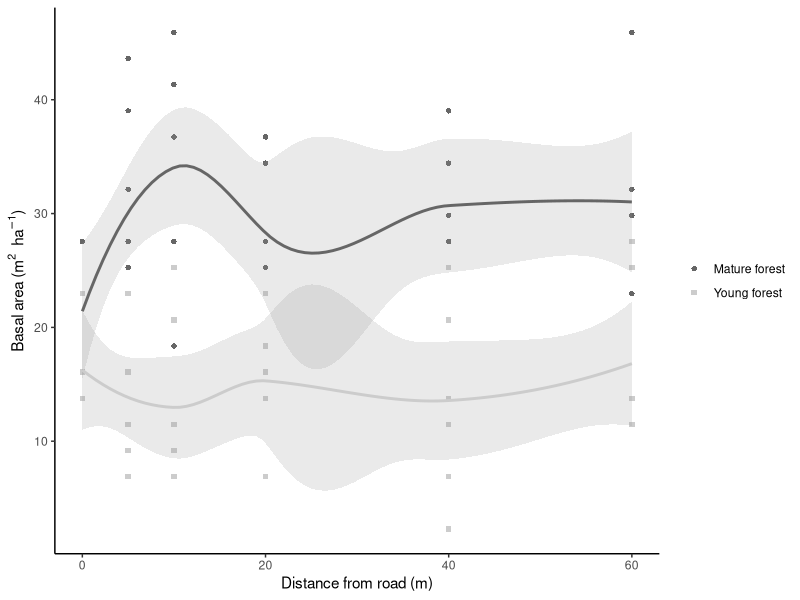
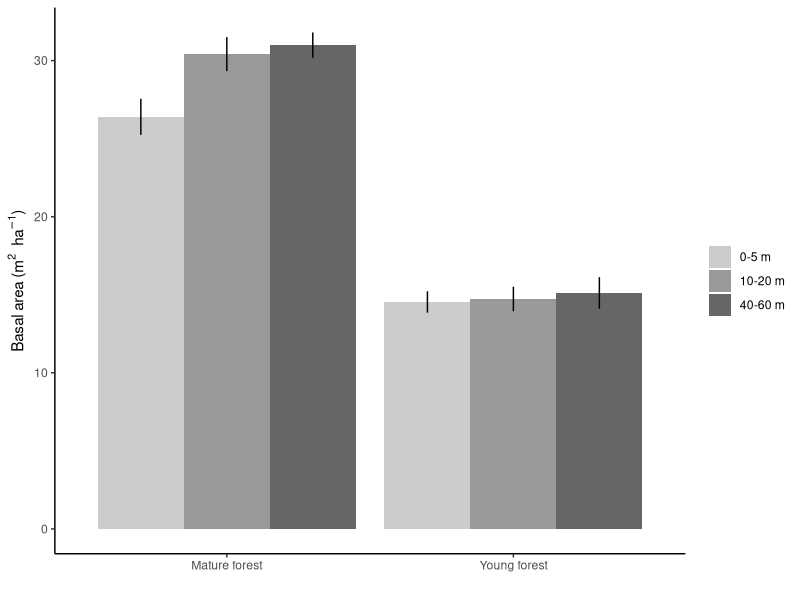
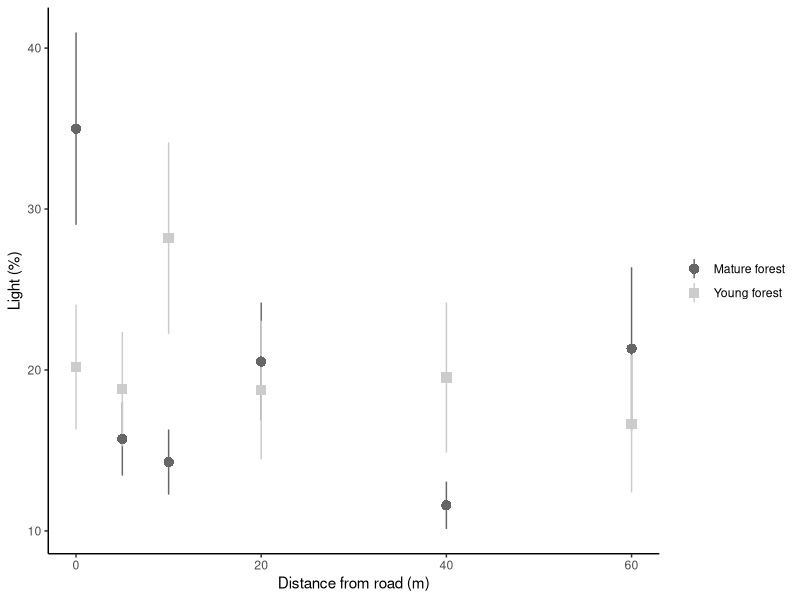
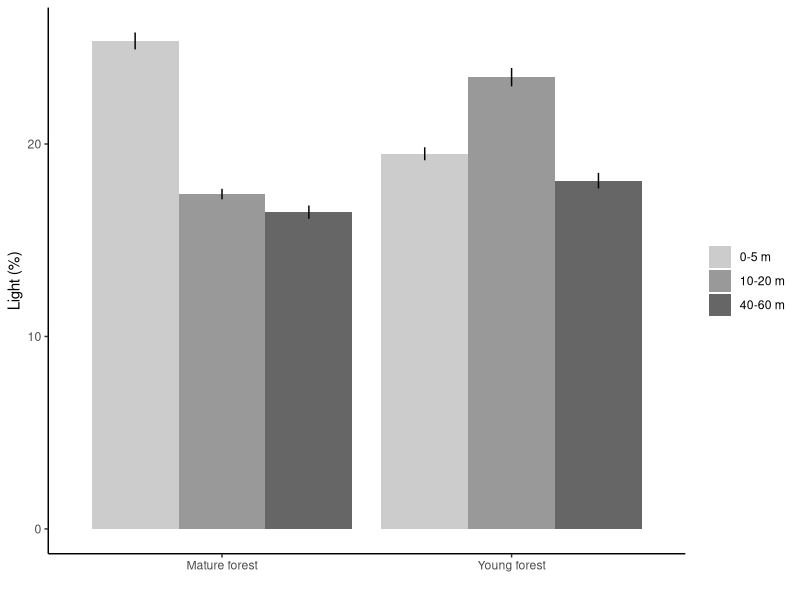
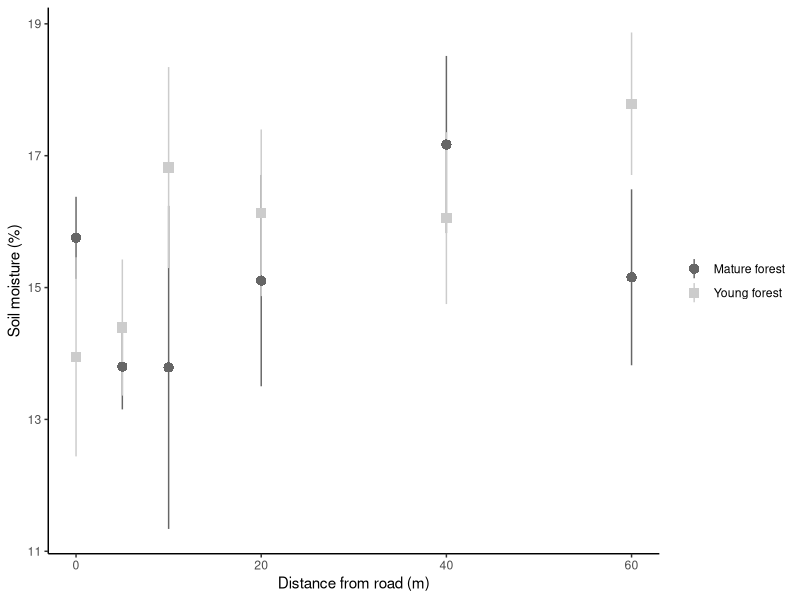
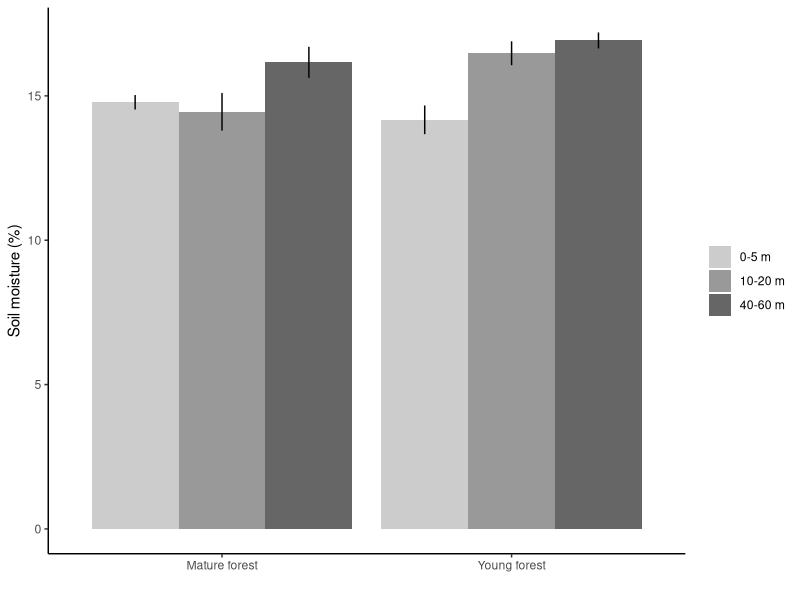
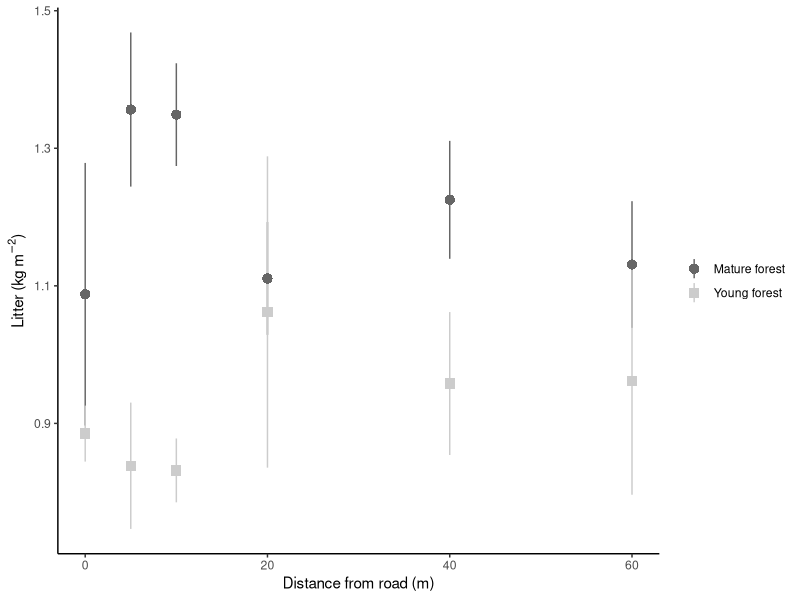
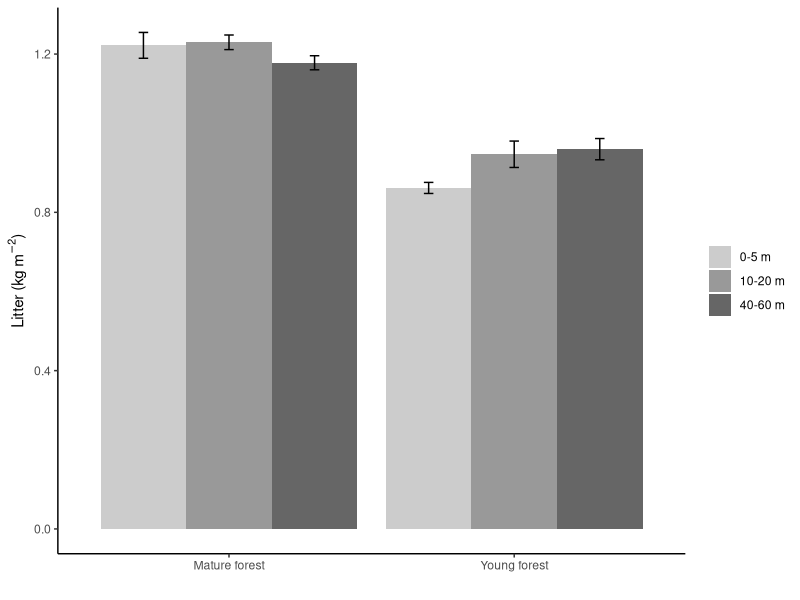

These charts were generated, in order, by the following R code:
## ---- chunk 1

knitr::opts_chunk$set(fig.width = 7, fig.height = 3.5)
knitr::opts_chunk$set(dpi = 600)
knitr::opts_chunk$set(echo = F)
knitr::opts_chunk$set(warning = F)
knitr::opts_chunk$set(message = F)
knitr::opts_chunk$set(fig.asp = .5)
# knitr::opts_chunk$set(eval = F)

# options(na.action = "na.fail")# global model setting for using multimodel inference 'dredge' function

## ---- chunk 2
# library(lme4); library(car); library(sciplot); library(lmerTest); 
# library(MuMIn)
library(plyr); library(dplyr); library(tidyr); library(readr)
library(ggplot2)
library(knitr)

fill_manual <- scale_fill_manual(values = c("grey80", "grey60", "grey40"))
color_manual <- scale_color_manual(values = c("grey40", "grey80"))
## ---- chunk 3
seedling_data <- read_csv("data/seedling_growth_survival_data.csv")
germination_data <- read_csv("data/germination_data.csv")
forest_data <- read_csv("data/forest_trees.csv")
light_data <- read_csv("data/light2005_data.csv")
litter_data <- read_csv("data/litter.csv")
soil_moisture_data <- read_csv("data/soil_moisture2005_data.csv")
## ---- chunk 4

sites <- data_frame(unique(seedling_data$site_code), unique(seedling_data$site_name))
names(sites) <- c("site_code","site_name")

library(stringr)
germination_data <- rename(germination_data, site_code = site)
# sort(unique(germination_data$site_code))
germination_data$site_code <- germination_data$site_code %>%
  str_sub(., 1,3) %>% 
  str_replace_all(c("Cic"="CH","Dub"="DB","Duc"="DU","Dug"="DG","For"="FR","Gri"="GR","Hdq"="HQ","Lil"="LD","Par"="PR","SR4"="SR","Yel"="TC"))

forest_data <- rename(forest_data, site_code = site)
# unique(forest_data$site_code)
forest_data$site_code <- forest_data$site_code %>% 
  str_replace_all(c("DUCK"="DU","DUB"="DB","DUG"="DG", "SR45"="SR"))

light_data <- rename(light_data, site_code = site)
# unique(light_data$site_code)
light_data$site_code <- light_data$site_code %>% 
  str_replace_all(c("DUCK"="DU","DUB"="DB","DUG"="DG", "SR45"="SR"))

litter_data <- rename(litter_data, site_code = site)
# unique(litter_data$site_code)
litter_data$site_code <- litter_data$site_code %>% 
  str_replace_all(c("DUCK"="DU","DUB"="DB","DUG"="DG", "SR45"="SR"))

soil_moisture_data <- rename(soil_moisture_data, site_code = site)
# unique(soil_moisture_data$site_code)
soil_moisture_data$site_code <- soil_moisture_data$site_code %>% 
  str_replace_all(c("Duck"="DU","DUB"="DB","DUG"="DG", "SR45"="SR","Griffy"="GR","YW"="TC"))


# summary(seedling_data)
# unique(seedling_data$species)
seedling_data <- filter(seedling_data, is.na(species)=="FALSE")
# filter(seedling_data, rgr_ht<0)
seedling_data <- seedling_data %>% 
  rename(age = forest_age) %>%
  mutate(habitat_type = if_else(distance<10,0,ifelse(distance>20, 2, 1)),
         # age = if_else(age=="young", "Young forest", "Mature forest"),
         rgr_ht_days = (log(final_ht06)) - log((initial_ht))/822)
## This calculates relative growth rate per day
## There are 97 negative values in this growth rate. Values are sometimes very inconsistent from the spring 2006 measurement to the final measurement
seedling_data$common_name <- "NA"
seedling_data$common_name[seedling_data$species=="D"] <- "Dogwood"
seedling_data$common_name[seedling_data$species=="A"] <- "Autumn olive"
seedling_data$common_name[seedling_data$species=="H"] <- "Honeysuckle"
seedling_data$common_name[seedling_data$species=="P"] <- "Privet"
seedling_data$common_name[seedling_data$species=="R"] <- "Redbud"
seedling_data$common_name[seedling_data$species=="S"] <- "Spicebush"

seedling_data$common_name <- factor(
  seedling_data$common_name, levels = c("Autumn olive","Honeysuckle","Privet","Dogwood","Redbud","Spicebush"))

seedling_data$status[seedling_data$status=="n"] <- "Native"
seedling_data$status[seedling_data$status=="e"] <- "Non-native"

seedling_data$status <- factor(seedling_data$status, levels = c("Native","Non-native"))

# summary(germination_data)
# unique(germination_data$species)
# filter(germination_data, is.na(seeds_germinated))$comments
germination_data$common_name <- "NA"
germination_data$sci_name = "NA"
germination_data <- germination_data %>% 
  mutate(pct_germinated = 100*(seeds_germinated/seeds_present),
         status = native_exotic,
         habitat_type = if_else(distance<10,0,ifelse(distance>20, 2, 1)))
## ---- chunk 5

# summary(forest_data)
forest_data <- forest_data %>% 
  rename(distance = dist) %>% 
  mutate(basal_area_m2_ha = trees_in*10*(.0929/.404686))

# unique(forest_data$species)
# filter(forest_data, is.na(species))
forest_distance_data <- forest_data %>% 
  group_by(site_code, age, distance) %>% 
  summarise(
    tree_richness = n_distinct(species),
    avg_dbh = mean(dbh_cm, na.rm = T),
    se_dbh = sd(dbh_cm, na.rm = T)/sqrt( (6 - length(dbh_cm)) ),#6 NA values in DBH
    total_dbh = sum(dbh_cm, na.rm = T),
    avg_basal_area = mean(basal_area_m2_ha, na.rm = T)
  ) %>% 
  ungroup(.)
# 
forest_habitat_data <- forest_data %>%
  mutate(habitat_type = if_else(distance<10,0,ifelse(distance>20, 2, 1))) %>% 
  group_by(site_code, age, habitat_type) %>%
  summarise(
    richness = n_distinct(species),
    avg_dbh = mean(dbh_cm, na.rm = T),
    se_dbh = sd(dbh_cm, na.rm = T)/sqrt(length(dbh_cm)),#6 NA values in DBH
    total_dbh = sum(dbh_cm, na.rm = T),
    avg_basal_area = mean(basal_area_m2_ha, na.rm = T)
  ) %>%
  ungroup(.)

# summary(light_data)
light_distance_data <- light_data %>% 
  group_by(site_code, age, distance) %>% 
  summarise(avg_ppfd = mean(ppfd),
            avg_pct_light = mean(pct_light)) %>% 
  ungroup(.)
light_habitat_data <- light_data %>%
  mutate(habitat_type = if_else(distance<10,0,ifelse(distance>20, 2, 1))) %>% 
  group_by(site_code, age, habitat_type) %>%
  summarise(avg_ppfd = mean(ppfd),
            avg_pct_light = mean(pct_light),
            se_pct_light = sd(pct_light)/sqrt(length(pct_light))) %>%
  ungroup(.)


# summary(litter_data)
litter_data <- litter_data %>% 
  rename(distance = dist) %>% 
  mutate(litter_kg_m2 = litter*(.001/.0625))
# .25*.25 = .0625 m^2
# 1 g = .001 kg
litter_habitat_data <- litter_data %>%
  mutate(habitat_type = if_else(distance<10,0,ifelse(distance>20, 2, 1))) %>% group_by(site_code, age, habitat_type) %>%
  summarise(avg_litter_kg_m2 = mean(litter_kg_m2),
            se_litter_kg_m2 = sd(litter_kg_m2)/sqrt(length(litter_kg_m2)))

# summary(soil_moisture_data)
soil_moisture_habitat_data <- soil_moisture_data %>%
  mutate(habitat_type = if_else(distance<10,0,ifelse(distance>20, 2, 1))) %>%
  group_by(site_code, age, habitat_type) %>%
  summarise(avg_soil_moisture = mean(pct_moisture),
            se_soil_moisture = sd(pct_moisture)/sqrt(length(pct_moisture)))

## ---- chunk 6

seedling_data <- seedling_data %>% 
  mutate(age = ifelse(age=="young", "Y","M"),
         stem_leaf_ratio = stem_biomass/leaf_biomass) %>%
  left_join(., forest_distance_data) %>% 
  left_join(., light_distance_data) %>% 
  left_join(., litter_data) %>% 
  left_join(., soil_moisture_data) %>% 
  mutate(age = ifelse(age=="Y","Young forest","Mature forest"))

## ---- chunk 7

## This site-grouped data should be used for fitting mixed-effects models
## using site_code as a random effect.
site_grouped_data <- seedling_data %>%
  group_by(site_code, age, distance, common_name, status) %>% 
  summarise(avg_biomass = mean(tot_biomass, na.rm = T),
            # n_obs = length(tot_biomass),
            se_biomass = sd(tot_biomass, na.rm = T)/sqrt(length(tot_biomass)),
            avg_diameter = mean(diameter06, na.rm = T),
            se_diameter = sd(diameter06, na.rm = T)/sqrt(length(diameter06)),
            avg_rgr_ht = mean(rgr_ht_days, na.rm = T),
            se_rgr_ht = sd(rgr_ht_days, na.rm = T)/sqrt(length(rgr_ht_days)),
            avg_height = mean(final_ht06, na.rm = T),
            se_height = sd(final_ht06, na.rm = T)/sqrt(length(final_ht06)),
            avg_num_leaves = mean(num_leaves, na.rm = T),
            se_num_leaves = sd(num_leaves)/sqrt(length(num_leaves)),
            tree_richness = mean(tree_richness),
            avg_dbh = mean(avg_dbh),
            se_dbh = mean(se_dbh),
            total_dbh = mean(total_dbh),
            avg_basal_area = mean(avg_basal_area),
            avg_ppfd = mean(avg_ppfd),
            avg_pct_light = mean(avg_pct_light),
            litter_kg_m2 = mean(litter_kg_m2),
            pct_moisture = mean(pct_moisture)) %>% 
  ungroup(.)

## ---- chunk 8

distance_grouped_data <- seedling_data %>%
  # rename(age = forest_age) %>%
  group_by(age, distance, common_name, status) %>% 
  summarise(avg_biomass = mean(tot_biomass, na.rm = T),
            # n_obs = length(tot_biomass),
            se_biomass = sd(tot_biomass, na.rm = T)/sqrt(length(tot_biomass)),
            avg_diameter = mean(diameter06, na.rm = T),
            se_diameter = sd(diameter06, na.rm = T)/sqrt(length(diameter06)),
            avg_rgr_ht = mean(rgr_ht_days, na.rm = T),
            se_rgr_ht = sd(rgr_ht_days, na.rm = T)/sqrt(length(rgr_ht_days)),
            avg_height = mean(final_ht06, na.rm = T),
            se_height = sd(final_ht06, na.rm = T)/sqrt(length(final_ht06)),
            avg_num_leaves = mean(num_leaves, na.rm = T),
            se_num_leaves = sd(num_leaves)/sqrt(length(num_leaves)),
            tree_richness = mean(tree_richness),
            avg_dbh = mean(avg_dbh),
            se_dbh = mean(se_dbh),
            total_dbh = mean(total_dbh),
            avg_basal_area = mean(avg_basal_area),
            avg_ppfd = mean(avg_ppfd),
            avg_pct_light = mean(avg_pct_light),
            litter_kg_m2 = mean(litter_kg_m2),
            pct_moisture = mean(pct_moisture)) %>% 
  ungroup(.)

## ---- chunk 9

habitat_grouped_data <- seedling_data %>% 
  group_by(age, habitat_type, common_name, status) %>% 
  summarise(avg_biomass = mean(tot_biomass, na.rm = T),
            # n_obs = length(tot_biomass),
            se_biomass = sd(tot_biomass, na.rm = T)/sqrt(length(tot_biomass)),
            avg_diameter = mean(diameter06, na.rm = T),
            se_diameter = sd(diameter06, na.rm = T)/sqrt(length(diameter06)),
            avg_rgr_ht = mean(rgr_ht_days, na.rm = T),
            se_rgr_ht = sd(rgr_ht_days, na.rm = T)/sqrt(length(rgr_ht_days)),
            avg_height = mean(final_ht06, na.rm = T),
            se_height = sd(final_ht06, na.rm = T)/sqrt(length(final_ht06)),
            avg_num_leaves = mean(num_leaves, na.rm = T),
            se_num_leaves = sd(num_leaves)/sqrt(length(num_leaves)),
            tree_richness = mean(tree_richness),
            avg_dbh = mean(avg_dbh),
            se_dbh = mean(se_dbh),
            total_dbh = mean(total_dbh),
            avg_basal_area = mean(avg_basal_area),
            avg_ppfd = mean(avg_ppfd),
            avg_pct_light = mean(avg_pct_light),
            litter_kg_m2 = mean(litter_kg_m2),
            pct_moisture = mean(pct_moisture)) %>% 
  ungroup(.)

habitat_grouped_data$f_habitat <- factor(habitat_grouped_data$habitat_type, levels = c("0","1","2"), labels = c("0-5 m","10-20 m","40-60 m"))

# summary(habitat_grouped_data)
## ---- chunk 10

germination_data <- germination_data %>%
  rename(age = forest_age) %>% 
  left_join(., forest_distance_data) %>% 
  left_join(., light_distance_data) %>% 
  left_join(., litter_data) %>% 
  left_join(., soil_moisture_data)

# xtabs(~ species + native_exotic, germination_data)

## ---- chunk 11
germination_data$common_name[germination_data$species=="D"] <- "Dogwood"
germination_data$common_name[germination_data$species=="A"] <- "Autumn olive"
germination_data$common_name[germination_data$species=="H"] <- "Honeysuckle"
germination_data$common_name[germination_data$species=="P"] <- "Privet"
germination_data$common_name[germination_data$species=="R"] <- "Redbud"
germination_data$common_name[germination_data$species=="S"] <- "Spicebush"

germination_data$sci_name[germination_data$species=="A"] <- "Elaeagnus umbellata"
germination_data$sci_name[germination_data$species=="H"] <- "Lonicera maackii"
germination_data$sci_name[germination_data$species=="P"] <- "Ligustrum obtusifolium"
germination_data$sci_name[germination_data$species=="D"] <- "Cornus florida"
germination_data$sci_name[germination_data$species=="R"] <- "Cercis canadensis"
germination_data$sci_name[germination_data$species=="S"] <- "Lindera benzoin"

germination_data$status[germination_data$status=="N"] <- "Native"
germination_data$status[germination_data$status=="E"] <- "Non-native"

species_table <- germination_data %>% 
  filter(site_code=="BB", distance==0) %>%
  select(species, status, common_name, sci_name)
  
# kable(species_table %>% 
#         mutate(Species = paste(common_name, " ", "(", sci_name, ")", sep="")) %>% 
#         select(Species, Status = status) %>%
#         arrange(Status)
#       )
## ---- chunk 12

forest_data$age[forest_data$age=="M"] <- "Mature forest"
forest_data$age[forest_data$age=="Y"] <- "Young forest"
# levels(forest_data$age) <- c("Mature","Young")
forest_data <- forest_data %>% 
  mutate(habitat_type = if_else(distance<10,0,ifelse(distance>20, 2, 1)),
         f_habitat = factor(habitat_type, levels = c("0","1","2"), labels = c("0-5 m","10-20 m","40-60 m")))

#  Basal area calculation: "trees_in"*10 = basal area (ft^2 acre^-1)
#  Conversion to m^2 ha^-1: 1 acre = .404686 hectares; 1 ft^2 = .0929 m^2
# forest_data <- forest_data %>%
#   mutate(basal_area_m2_ha = trees_in*10*(.0929/.404686))



## DBH plot
# ggplot(forest_data, aes(distance, dbh_cm, shape = age, color = age)) +
#   scale_shape_manual(values = c(16,15)) +
#   stat_summary(fun.data = "mean_se", geom = "pointrange", size = .7) +
#   color_manual +
#   theme_classic() +
#   theme(legend.title = element_blank()) +
#   xlab("Distance from road (m)") +
#   ylab("DBH (cm)")

## Basal area plot
ggplot(forest_data, aes(distance, basal_area_m2_ha, shape = age, color = age)) +
  scale_shape_manual(values = c(16,15)) +
  geom_point() +
  geom_smooth(se = T, show.legend = F, alpha = .2) +
  # stat_summary(fun.data = "mean_se", geom = "pointrange", size = .7) +
  # geom_dotplot(binwidth = .5)
  color_manual +
  theme_classic() +
  theme(legend.title = element_blank()) +
  xlab("Distance from road (m)") +
  ylab(expression(paste("Basal area (", {m}^2, "  ", {ha}^-1, ")")))



## Summarise mean and SE into new dataframe
avg_forest_data <- forest_data %>%
  group_by(age, f_habitat) %>% 
  summarise(
    richness = n_distinct(species),
    avg_dbh = mean(dbh_cm, na.rm = T),
    se_dbh = sd(dbh_cm, na.rm = T)/sqrt(length(dbh_cm)),
    total_dbh = mean(dbh_cm, na.rm = T),
    avg_basal_area = mean(basal_area_m2_ha, na.rm = T),
    se_basal_area = sd(basal_area_m2_ha, na.rm = T)/sqrt(length(basal_area_m2_ha))
  )

# ggplot(avg_forest_data, aes(age, avg_dbh, fill = habitat_type)) +
#   geom_col(position = "dodge") +
#   geom_errorbar(aes(ymin = avg_dbh - se_dbh, ymax = avg_dbh + se_dbh), width = 0, position = position_dodge(width = .9)) +
#   fill_manual +
#   theme_classic() +
#   theme(legend.title = element_blank()) +
#   xlab("") +
#   ylab("DBH (cm)")

ggplot(avg_forest_data, aes(age, avg_basal_area, fill = f_habitat)) +
  geom_col(position = "dodge") +
  geom_errorbar(aes(ymin = avg_basal_area - se_basal_area, ymax = avg_basal_area + se_basal_area), width = 0, position = position_dodge(width = .9)) +
  fill_manual +
  theme_classic() +
  theme(legend.title = element_blank()) +
  xlab("") +
  ylab(expression(paste("Basal area (", {m}^2, "  ", {ha}^-1, ")")))

## ---- chunk 13

light_data$age[light_data$age=="M"] <- "Mature forest"
light_data$age[light_data$age=="Y"] <- "Young forest"
light_data <- light_data %>% 
  mutate(habitat_type = if_else(distance<10,0,ifelse(distance>20, 2, 1)),
         f_habitat = factor(habitat_type, levels = c("0","1","2"), labels = c("0-5 m","10-20 m","40-60 m")))

# skimr::skim(light_data)

ggplot(light_data, aes(distance, (pct_light), shape = age, color = age)) +
  scale_shape_manual(values = c(16,15)) +
  stat_summary(fun.data = "mean_se", geom = "pointrange", size = .7) +
  # geom_smooth(method = "lm", alpha = .2, se = F) +
  # geom_line(aes(linetype = age)) +
  color_manual +
  theme_classic() +
  theme(legend.title = element_blank()) +
  xlab("Distance from road (m)") +
  ylab("Light (%)")

# qplot(habitat_type, pct_light, data = light_data, geom = "boxplot")

avg_light_data <- light_data %>% 
  group_by(age, f_habitat) %>% 
  summarise(avg_pct_light = mean(pct_light),
            se_pct_light = sd(pct_light)/length(pct_light))

ggplot(avg_light_data, aes(age, avg_pct_light, fill = f_habitat)) +
  geom_col(position = "dodge") +
  geom_errorbar(aes(ymin = avg_pct_light - se_pct_light, ymax = avg_pct_light + se_pct_light), width = 0, position = position_dodge(width = .9)) +
  fill_manual +
  # scale_fill_manual(values = c("grey90","grey50")) +
  theme_classic() +
  theme(legend.title = element_blank()) +
  xlab("") +
  ylab("Light (%)")

## ---- chunk 14

soil_moisture_data$age[soil_moisture_data$age=="M"] <- "Mature forest"
soil_moisture_data$age[soil_moisture_data$age=="Y"] <- "Young forest"

ggplot(soil_moisture_data, aes(distance, pct_moisture, shape = age, color = age)) +
  scale_shape_manual(values = c(16,15)) +
  stat_summary(fun.data = "mean_se", geom = "pointrange", size = .7) +
  # geom_smooth(method = "lm", se = F, show.legend = F) +
  color_manual +
  theme_classic() +
  theme(legend.title = element_blank()) +
  xlab("Distance from road (m)") +
  ylab("Soil moisture (%)")


# ggplot(soil_moisture_data, aes(age, pct_moisture, fill = habitat_type)) +
#   geom_boxplot(notch = F) +
#   # geom_violin() +
#   scale_fill_manual(values = c("black", "grey90")) +
#   theme_classic()

## Pooled soil moisture data
# ggplot(soil_moisture_data, aes(distance, pct_moisture)) +
#   # scale_shape_manual(values = c(16,15)) +
#   stat_summary(fun.data = "mean_se", geom = "pointrange", size = .7) +
#   # scale_color_manual(values = c("black", "grey65")) +
#   theme_classic()

soil_moisture_habitat_data$f_habitat <- factor(soil_moisture_habitat_data$habitat_type, levels = c("0","1","2"), labels = c("0-5 m","10-20 m","40-60 m"))
soil_moisture_habitat_data$age[soil_moisture_habitat_data$age=="M"] <- "Mature forest"
soil_moisture_habitat_data$age[soil_moisture_habitat_data$age=="Y"] <- "Young forest"

avg_soil_data <- soil_moisture_habitat_data %>%
  group_by(age, f_habitat) %>%
  summarise(avg_pct_moisture = mean(avg_soil_moisture),
            se_pct_moisture = sd(avg_soil_moisture)/length(avg_soil_moisture))

ggplot(avg_soil_data, aes(age, avg_pct_moisture, fill = f_habitat)) +
  geom_col(position = "dodge") +
  geom_errorbar(aes(ymin = avg_pct_moisture - se_pct_moisture, ymax = avg_pct_moisture + se_pct_moisture), width = 0, position = position_dodge(width = .9)) +
  fill_manual +
  theme_classic() +
  theme(legend.title = element_blank()) +
  xlab("") +
  ylab("Soil moisture (%)")

# soil_lm <- lm(pct_moisture ~ (distance), data = soil_moisture_data)
# summary(soil_lm)
# car::Anova(soil_lm, type = 3)
## Slope of the overall average line is

# soil_lm2 <- lm(pct_moisture ~ factor(distance), data = soil_moisture_data)
# summary(soil_lm2)
## No overall statistical differences between 0 meter and other distances

## ---- chunk 15

litter_data$age[litter_data$age=="M"] <- "Mature forest"
litter_data$age[litter_data$age=="Y"] <- "Young forest"
litter_data <- litter_data %>% 
  mutate(habitat_type = if_else(distance<10,0,ifelse(distance>20, 2, 1)),
         f_habitat = factor(habitat_type, levels = c("0","1","2"), labels = c("0-5 m","10-20 m","40-60 m")))

ggplot(litter_data, aes(distance, litter_kg_m2, shape = age, color = age)) +
  scale_shape_manual(values = c(16,15)) +
  stat_summary(fun.data = "mean_se", geom = "pointrange", size = .7) +
  # geom_smooth(method = "lm", se = F, show.legend = F) +
  color_manual +
  theme_classic() +
  theme(legend.title = element_blank()) +
  xlab("Distance from road (m)") +
  ylab(expression(paste("Litter (kg ", {m}^-2, ")")))


avg_litter_data <- litter_data %>% 
  group_by(age, f_habitat) %>% 
  summarise(avg_litter_kg_m2 = mean(litter_kg_m2),
            se_litter_kg_m2 = sd(litter_kg_m2)/length(litter_kg_m2))

ggplot(avg_litter_data, aes(age, avg_litter_kg_m2, fill = f_habitat)) +
  geom_col(position = "dodge") +
  geom_errorbar(aes(ymin = avg_litter_kg_m2 - se_litter_kg_m2, ymax = avg_litter_kg_m2 + se_litter_kg_m2), width = .1, position = position_dodge(width = .9)) +
  fill_manual +
  theme_classic() +
  theme(legend.title = element_blank()) +
  xlab("") +
  ylab(expression(paste("Litter (kg ", {m}^-2, ")")))

# litter_lm <- lm(litter_kg_m2 ~ distance*age, data = litter_data)
# summary(litter_lm)
# litter_lm2 <- lm(litter_kg_m2 ~ habitat_type*age, data = litter_data)
# summary(litter_lm2)
# 
# AIC(litter_lm)
# AIC(litter_lm2)

## ---- chunk 16

# names(germination_data)
germination_data$age[germination_data$age=="Y"] <- "Young forest"
germination_data$age[germination_data$age=="M"] <- "Mature forest"
germination_data$f_habitat <- factor(germination_data$habitat_type, levels = c("0","1","2"), labels = c("0-5 m","10-20 m","40-60 m"))

germination_data$common_name <- factor(
  germination_data$common_name, levels = c("Autumn olive","Honeysuckle","Privet","Dogwood","Redbud","Spicebush"))
germination_data$status <- factor(germination_data$status, levels = c("Native","Non-native"))

germination_distance_data <- germination_data %>% 
  group_by(status, distance, common_name, age) %>% 
  summarise(avg_germinated = mean(pct_germinated, na.rm = T))

germination_habitat_data <- germination_data %>% 
  group_by(status, f_habitat, habitat_type, common_name, age) %>% 
  summarise(avg_germinated = mean(pct_germinated, na.rm = T))


ggplot(germination_data, aes(distance, pct_germinated)) +
  stat_summary(aes(shape = common_name), fun.data = "mean_se", geom = "point", size = 2.5) +
  geom_smooth(aes(linetype = status), method = "lm", se = F, show.legend = F, color = "grey40", size = .8) +
  # scale_shape_manual(values = c(rep(16, 3), rep(17, 3))) +
  # scale_color_manual(values = c(brewer.pal(3, "RdBu"), brewer.pal(3, "RdBu"))) +
  scale_linetype_manual(values = c(2,1)) +
  # scale_color_brewer(palette = "RdBu") +
  facet_wrap(~age) +
  theme_bw() +
  theme(strip.background = element_blank(),
        panel.grid = element_blank(),
        legend.title = element_blank()) +
  ylab("Percent germination") +
  xlab("Distance from road (m)")

# ggsave("figures/pct_germinated.png", dpi = 600, width = 7, height = 3.5)

ggplot(germination_distance_data, aes(distance, avg_germinated)) +
  geom_point(aes(shape = common_name), show.legend = T, size = 2.5) +
  geom_line(aes(linetype = common_name)) +
  facet_wrap(~age) +
  theme_bw() +
  theme(strip.background = element_blank(),
        panel.grid = element_blank(),
        legend.title = element_blank()) +
  ylab("Percent germination") +
  xlab("Distance from road (m)")

ggplot(germination_habitat_data, aes(f_habitat, avg_germinated)) +
  geom_point(aes(shape = common_name), show.legend = T, size = 2.5) +
  geom_line(aes(linetype = common_name, group = common_name)) +
  facet_wrap(~age) +
  theme_bw() +
  theme(strip.background = element_blank(),
        panel.grid = element_blank(),
        legend.title = element_blank()) +
  ylab("Percent germination") +
  xlab("Distance from road")

## ---- chunk 17
kable(germination_data %>% 
  group_by(common_name, age, status) %>% 
  summarise(avg_pct_germ = mean(pct_germinated, na.rm = T)) %>% 
  spread(key = age, value = avg_pct_germ) %>% 
  rename(Species = common_name, Status = status), 
  digits = 2, caption = "Average germination (%) of seeds for each species in each forest age.")
## ---- chunk 18

# names(seedling_data)

seedling_data$age[seedling_data$age=="young"] <- "Young forest"
seedling_data$age[seedling_data$age=="mature"] <- "Mature forest"

seedling_data$f_habitat <- factor(seedling_data$habitat_type, levels = c("0","1","2"), labels = c("0-5 m","10-20 m","40-60 m"))

distance_grouped_data$age[distance_grouped_data$age=="Y"] <- "Young forest"
distance_grouped_data$age[distance_grouped_data$age=="M"] <- "Mature forest"

habitat_grouped_data$age[habitat_grouped_data$age=="Y"] <- "Young forest"
habitat_grouped_data$age[habitat_grouped_data$age=="M"] <- "Mature forest"
## ---- chunk 19

surv <- select(seedling_data, site_name:status, habitat_type, f_habitat, common_name, starts_with("surv"))
surv <- surv %>% gather(year, survival, survival04:survival06)
surv$year[surv$year=="survival04"] <- 2004
surv$year[surv$year=="survival05"] <- 2005
surv$year[surv$year=="survival06"] <- 2006

survival_distance_data <- surv %>% 
  group_by(year, distance, age, status, common_name) %>% 
  filter(!is.na(survival), year==2006) %>% 
  summarise(pct_survival = 100*sum(survival)/length(survival))

survival_habitat_data <- surv %>% 
  group_by(year, habitat_type, f_habitat, age, status, common_name) %>% 
  filter(!is.na(survival), year==2006) %>% 
  summarise(pct_survival = 100*sum(survival)/length(survival))

ggplot(survival_distance_data, aes(distance, pct_survival)) +
  stat_summary(aes(shape = common_name), fun.data = "mean_se", geom = "point", size = 2.5) +
  geom_smooth(aes(linetype = status), method = "lm", se = F, show.legend = F, color = "grey50", size = .8) +
  scale_linetype_manual(values = c(2,1)) +
  scale_color_brewer(palette = "RdBu") +
  facet_grid(.~age) +
  theme_bw() +
  theme(strip.background = element_blank(),
        panel.grid = element_blank(),
        legend.title = element_blank()) +
  ylab("Survival (%)") +
  xlab("Distance from road (m)") +
  ggtitle("Average seedling survival to 2006")


ggplot(survival_distance_data, aes(distance, pct_survival)) +
  # geom_smooth(aes(linetype = common_name), method = "lm", se = F, show.legend = T, color = "grey50", size = .5) +
  geom_point(aes(shape = common_name), size = 2.5, show.legend = T) +
  geom_line(aes(linetype = common_name)) +
  # stat_summary(aes(shape = common_name), fun.data = "mean_se", geom = "point", size = 2.5, show.legend = F) +
  # scale_linetype_manual(values = c(2,1)) +
  # scale_color_brewer(palette = "RdBu") +
  facet_grid(.~age) +
  theme_bw() +
  theme(strip.background = element_blank(),
        panel.grid = element_blank(),
        legend.title = element_blank()) +
  ylab("Survival (%)") +
  xlab("Distance from road (m)") +
  ggtitle("Average seedling survival to 2006")


ggplot(survival_habitat_data, aes(f_habitat, pct_survival)) +
  # geom_smooth(aes(linetype = common_name), method = "lm", se = F, show.legend = T, color = "grey50", size = .5) +
  geom_point(aes(shape = common_name), size = 2.5, show.legend = F) +
  geom_line(aes(linetype = common_name, group = common_name)) +
  facet_grid(.~age) +
  theme_bw() +
  theme(strip.background = element_blank(),
        panel.grid = element_blank(),
        legend.title = element_blank()) +
  ylab("Survival (%)") +
  xlab("Distance from edge") +
  ggtitle("Average seedling survival to 2006")

# filter(surv, year == 2006) %>% 
#   group_by(status, age) %>% 
#   summarise(avg_pct_survival = mean(pct_survival))
## ---- chunk 20

ggplot(seedling_data, aes(avg_pct_light, final_ht06)) +
  # stat_summary(aes(shape = common_name), fun.data = "mean_se", geom = "point", size = 2.5) +
  geom_point(aes(color = status, alpha = distance)) +
  geom_smooth(aes(linetype = status), method = "lm", se = F, show.legend = F, color = "grey50") +
  scale_linetype_manual(values = c(2,1)) +
  # scale_color_brewer(palette = "RdBu") +
  facet_wrap(~age) +
  theme_bw() +
  theme(strip.background = element_blank(),
        panel.grid = element_blank(),
        legend.title = element_blank()) +
  ylab("Height (cm)") +
  xlab("Distance from road (m)")


ggplot(distance_grouped_data, aes(distance, avg_height)) +
  geom_point(aes(shape = common_name), size = 2.5, position = position_dodge(5)) +
  geom_line(aes(linetype = common_name), position = position_dodge(5)) +
  geom_errorbar(aes(ymin = avg_height-se_height, ymax = avg_height+se_height), width = .1, position = position_dodge(5)) +
  facet_wrap(~age) +
  theme_bw() +
  theme(strip.background = element_blank(),
        panel.grid = element_blank(),
        legend.title = element_blank()) +
  ylab("Height (cm)") +
  xlab("Distance from road (m)")


ggplot(habitat_grouped_data, aes(f_habitat, avg_height)) +
  geom_point(aes(shape = common_name), size = 2.5) +
  geom_line(aes(linetype = common_name, group = common_name)) +
  facet_wrap(~age) +
  theme_bw() +
  theme(strip.background = element_blank(),
        panel.grid = element_blank(),
        legend.title = element_blank()) +
  ylab("Height (cm)") +
  xlab("Distance")

## ---- chunk 21

ggplot(seedling_data, aes(avg_pct_light, diameter06)) +
  # stat_summary(aes(shape = common_name), fun.data = "mean_se", geom = "point", size = 2.5) +
  geom_point(aes(color = status, alpha = distance)) +
  geom_smooth(aes(linetype = status), method = "lm", se = F, show.legend = F, color = "grey20") +
  scale_linetype_manual(values = c(2,1)) +
  # scale_color_brewer(palette = "RdBu") +
  facet_grid(.~age) +
  theme_bw() +
  theme(strip.background = element_blank(),
        panel.grid = element_blank(),
        legend.title = element_blank()) +
  ylab("Diameter (mm)") +
  xlab("Distance from road (m)")


ggplot(distance_grouped_data, aes(distance, avg_diameter)) +
  geom_point(aes(shape = common_name), size = 2.5) +
  geom_line(aes(linetype = common_name)) +
  geom_errorbar(aes(ymin = avg_diameter-se_diameter, ymax = avg_diameter+se_diameter), width = .1) +
  facet_wrap(~age) +
  theme_bw() +
  theme(strip.background = element_blank(),
        panel.grid = element_blank(),
        legend.title = element_blank()) +
  ylab("Diameter (mm)") +
  xlab("Distance from road (m)")

ggplot(habitat_grouped_data, aes(f_habitat, avg_diameter)) +
  geom_point(aes(shape = common_name), size = 2.5) +
  geom_line(aes(linetype = common_name, group = common_name)) +
  facet_wrap(~age) +
  theme_bw() +
  theme(strip.background = element_blank(),
        panel.grid = element_blank(),
        legend.title = element_blank()) +
  ylab("Diameter (mm)") +
  xlab("Distance")

## ---- chunk 22

ggplot(seedling_data, aes(distance, tot_biomass)) +
  geom_smooth(aes(linetype = status), method = "lm", se = F, show.legend = F, color = "grey50", size = .8) +
  stat_summary(aes(shape = common_name), fun.data = "mean_se", geom = "point" ) +
  scale_linetype_manual(values = c(2,1)) +
  scale_color_brewer(palette = "RdBu") +
  facet_wrap(~age) +
  theme_bw() +
  theme(strip.background = element_blank(),
        panel.grid = element_blank(),
        legend.title = element_blank()) +
  ylab("Biomass (g)") +
  xlab("Distance from road (m)")


ggplot(distance_grouped_data, aes(distance, avg_biomass)) +
  geom_line(aes(linetype = common_name, group = common_name)) +
  # geom_smooth(aes(linetype = status), method = "lm", se = F) +
  geom_point(aes(shape = common_name), size = 2.5) +
  facet_wrap(~age) +
  theme_bw() +
  theme(strip.background = element_blank(),
        panel.grid = element_blank(),
        legend.title = element_blank()) +
  ylab("Biomass (g)") +
  xlab("Distance from road (m)")

ggplot(habitat_grouped_data, aes(f_habitat, avg_biomass)) +
  geom_line(aes(linetype = common_name, group = common_name)) +
  # geom_smooth(aes(linetype = status), method = "lm", se = F) +
  geom_point(aes(shape = common_name), size = 2.5) +
  facet_wrap(~age) +
  theme_bw() +
  theme(strip.background = element_blank(),
        panel.grid = element_blank(),
        legend.title = element_blank()) +
  ylab("Biomass (g)") +
  xlab("Distance")

## ---- chunk 23

ggplot(seedling_data, aes(distance, rgr_ht_days)) +
  stat_summary(aes(shape = common_name), fun.data = "mean_se", geom = "point", size = 2.5) +
  geom_smooth(aes(linetype = status), method = "lm", se = F, show.legend = F, color = "grey50") +
  scale_linetype_manual(values = c(2,1)) +
  scale_color_brewer(palette = "RdBu") +
  facet_wrap(~age) +
  theme_bw() +
  theme(strip.background = element_blank(),
        panel.grid = element_blank(),
        legend.title = element_blank()) +
  ylab("Relative growth rate (% / day)") +
  xlab("Distance from road (m)") 


ggplot(distance_grouped_data, aes(distance, avg_rgr_ht)) +
  geom_point(aes(shape = common_name)) +
  geom_line(aes(linetype = common_name)) +
  facet_wrap(~age) +
  theme_bw() +
  theme(strip.background = element_blank(),
        panel.grid = element_blank(),
        legend.title = element_blank()) +
  ylab("Relative growth rate (% / day)") +
  xlab("Distance from road (m)") 


ggplot(habitat_grouped_data, aes(f_habitat, avg_rgr_ht)) +
  geom_point(aes(shape = common_name)) +
  geom_line(aes(linetype = common_name, group = common_name)) +
  facet_wrap(~age) +
  theme_bw() +
  theme(strip.background = element_blank(),
        panel.grid = element_blank(),
        legend.title = element_blank()) +
  ylab("Relative growth rate (% / day)") +
  xlab("Distance") 

## ---- chunk 24

# names(seedling_data)

herbiv <- select(seedling_data, site_name:status, habitat_type, f_habitat, common_name, starts_with("herb"))
herbiv <- herbiv %>% 
  gather(year, herbivory, herbivory04:herbivory06)
herbiv$year[herbiv$year=="herbivory04"] <- 2004
herbiv$year[herbiv$year=="herbivory05"] <- 2005
herbiv$year[herbiv$year=="herbivory06"] <- 2006

ggplot(filter(herbiv, year == 2006), aes(distance, herbivory)) +
  stat_summary(aes(shape = common_name), fun.data = "mean_se", geom = "point", size = 2.5) +
  geom_smooth(aes(linetype = status), method = "lm", se = F, show.legend = F, color = "grey50") +
  scale_linetype_manual(values = c(2,1)) +
  scale_color_brewer(palette = "RdBu") +
  facet_grid(.~age) +
  theme_bw() +
  theme(strip.background = element_blank(),
        panel.grid = element_blank(),
        legend.title = element_blank()) +
  ylab("Herbivory score") +
  xlab("Distance from road (m)") 

herbiv_distance_data <- herbiv %>%
  filter(year == "2006") %>%
  group_by(distance, status, age, common_name) %>% 
  summarise(avg_herbivory = mean(herbivory, na.rm = T),
            se_herbivory = sd(herbivory, na.rm = T)/sqrt(length(herbivory)))

herbiv_habitat_data <- herbiv %>%
  filter(year == "2006") %>%
  group_by(habitat_type, f_habitat, status, age, common_name) %>% 
  summarise(avg_herbivory = mean(herbivory, na.rm = T),
            se_herbivory = sd(herbivory, na.rm = T)/sqrt(length(herbivory)))

ggplot(herbiv_distance_data, aes(distance, avg_herbivory)) +
  geom_line(aes(linetype = common_name), show.legend = F) +
  geom_point(aes(shape = common_name), size = 2.5) +
  facet_wrap(~age) +
  theme_bw() +
  theme(strip.background = element_blank(),
        panel.grid = element_blank(),
        legend.title = element_blank()) +
  ylab("Herbivory score") +
  xlab("Distance from road (m)")

ggplot(herbiv_habitat_data, aes(f_habitat, avg_herbivory)) +
  geom_line(aes(linetype = common_name, group = common_name), show.legend = F) +
  geom_point(aes(shape = common_name), size = 2.5) +
  facet_wrap(~age) +
  theme_bw() +
  theme(strip.background = element_blank(),
        panel.grid = element_blank(),
        legend.title = element_blank()) +
  ylab("Herbivory score") +
  xlab("Distance")
